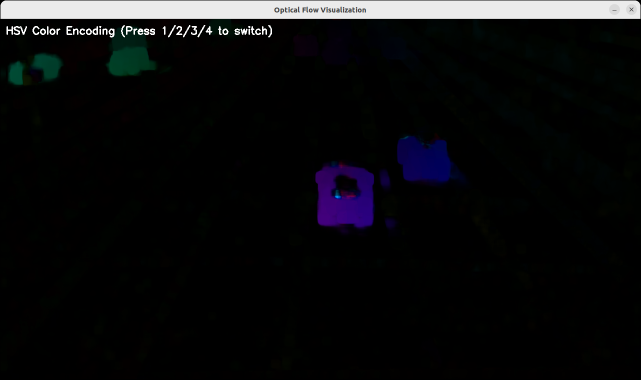
#> input picture Optical Flow/image-1.png, 1282 x 759 px (shown at 1/2 size)
$ python compute2frameflow.py image-1.png image-2.png --time_delta 1.0
#> lines starting #> are read from the running program, lines starting #| are printed output that depends on the picture
import cv2
import numpy as np
import matplotlib.pyplot as plt
from datetime import datetime

def calculate_optical_flow_with_timedelta(img1_path, img2_path, time_delta_sec, output_path=None, method='farneback', grid_step=20, scale=1.0):
    """
    计算考虑时间差的光流矢量场

    参数:
        img1_path: 第一张图片路径
        img2_path: 第二张图片路径
        time_delta_sec: 两帧时间差(秒)
        output_path: 输出路径(可选)
        method: 光流算法 ['farneback'|'lucas_kanade']
        grid_step: 网格采样步长(像素)
        scale: 箭头长度缩放系数
    """
#> called with img1_path = 'image-1.png', img2_path = 'image-2.png', time_delta_sec = 1, method = 'farneback', grid_step = 20, scale = 1
    # 读取图片并检查时间差有效性
    if time_delta_sec <= 0:
        raise ValueError("时间差必须为正数")

    img1 = cv2.imread(img1_path)
#> img1 is the input picture: shape (759, 1282, 3); mean B, G, R 14.8, 13.4, 13.1
    img2 = cv2.imread(img2_path)
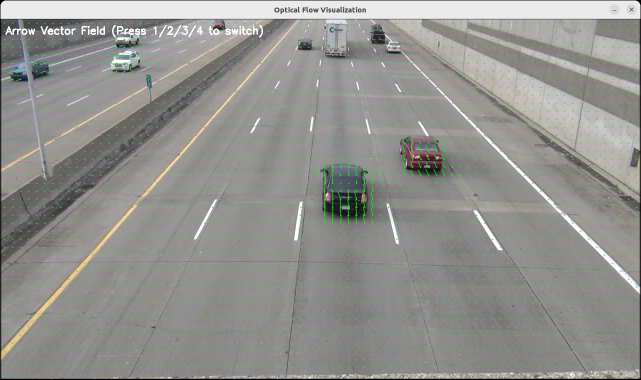
#> input picture Optical Flow/image-2.png, 1282 x 759 px (shown at 1/2 size)
#> img2 is the input picture: shape (759, 1282, 3); mean B, G, R 143.1, 146.3, 146.9
    if img1 is None or img2 is None:
        raise ValueError("无法读取图片")

    # 计算原始光流
    gray1 = cv2.cvtColor(img1, cv2.COLOR_BGR2GRAY)
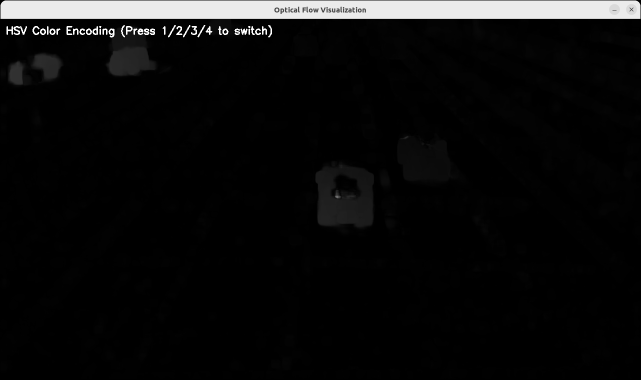
#> gray1: shape (759, 1282) (shown at 1/2 size); min 0, max 255, mean 13.5
    gray2 = cv2.cvtColor(img2, cv2.COLOR_BGR2GRAY)
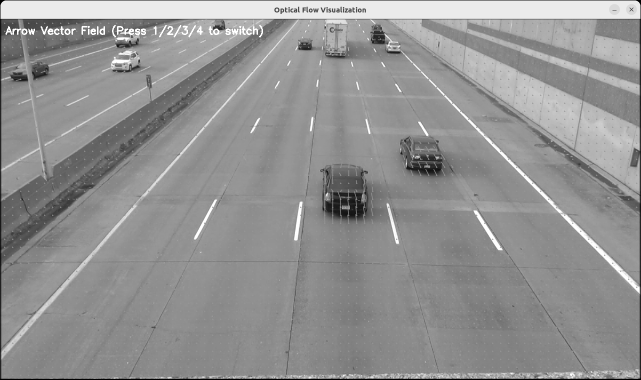
#> gray2: shape (759, 1282) (shown at 1/2 size); min 0, max 255, mean 146.1

    if method == 'farneback':
        flow = cv2.calcOpticalFlowFarneback(gray1, gray2, None, 0.5, 3, 15, 3, 5, 1.2, 0)
    elif method == 'lucas_kanade':
        p0 = cv2.goodFeaturesToTrack(gray1, maxCorners=500, qualityLevel=0.01, minDistance=7, blockSize=7)
        p1, st, _ = cv2.calcOpticalFlowPyrLK(gray1, gray2, p0, None)
        h, w = gray1.shape
        flow = np.zeros((h, w, 2), dtype=np.float32)
        for (x0, y0), (x1, y1) in zip(p0[st==1].reshape(-1,2), p1[st==1].reshape(-1,2)):
            flow[int(y0), int(x0)] = [x1-x0, y1-y0]
    else:
        raise ValueError("不支持的method参数")

    # 转换为速度场 (像素/秒)
    velocity_field = flow / time_delta_sec

    # 可视化
    h, w = flow.shape[:2]
#> h = 759; w = 1282
    y, x = np.mgrid[grid_step//2:h:grid_step, grid_step//2:w:grid_step]
    velocity_samples = velocity_field[y.astype(int), x.astype(int)]

    fig, ax = plt.subplots(figsize=(12, 8))
    ax.imshow(cv2.cvtColor(img1, cv2.COLOR_BGR2RGB))

    # 绘制带物理单位的矢量场
    quiver = ax.quiver(
        x, y,
        velocity_samples[..., 0], -velocity_samples[..., 1],  # 注意y轴反转
        angles='xy',
        scale_units='xy',
        scale=scale,
        color='red',
        width=0.003,
        headwidth=4,
        headlength=5
    )
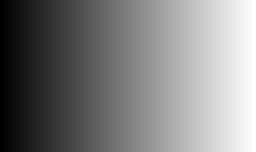
#> x: shape (38, 64) int64 (shown 4 times larger); min 10, max 1270, mean 640; drawn with min black and max white

    # 添加带物理单位的色标
    magnitudes = np.linalg.norm(velocity_samples, axis=2)
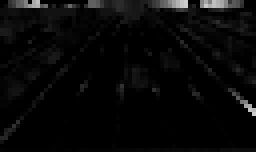
#> magnitudes: shape (38, 64) float32 (shown 4 times larger); min 2.71e-16, max 205.7, mean 8.6
    cbar = plt.colorbar(quiver, ax=ax, format='%.1f')
    cbar.set_label('Velocity (pixels/second)', rotation=270, labelpad=20)

    # 添加时间差标注
    ax.set_title(f"Optical Flow Velocity Field\nTime Delta: {time_delta_sec:.3f} seconds", pad=20)
    ax.axis('off')

    if output_path:
        plt.savefig(output_path, bbox_inches='tight', dpi=150)
        print(f"结果已保存到: {output_path}")
    else:
        plt.show()
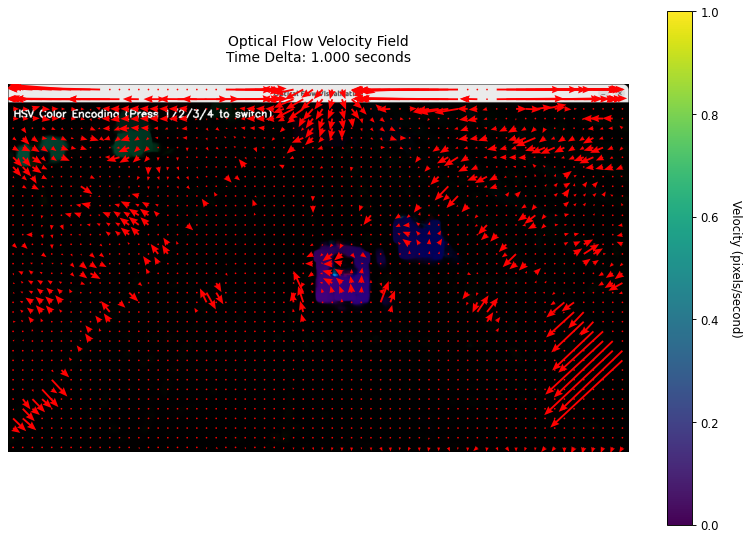
#> figure drawn by matplotlib, 2 panels

if __name__ == "__main__":
    import argparse
    parser = argparse.ArgumentParser(description='带时间差的光流矢量场计算')
    parser.add_argument('img1', help='第一帧图片路径')
    parser.add_argument('img2', help='第二帧图片路径')
    parser.add_argument('--time_delta', type=float, required=True, help='两帧时间差(秒)')
    parser.add_argument('--output', help='输出文件路径')
    parser.add_argument('--method', choices=['farneback', 'lucas_kanade'], default='farneback')
    parser.add_argument('--grid', type=int, default=20, help='网格采样步长(默认20)')
    parser.add_argument('--scale', type=float, default=1.0, help='箭头长度缩放系数(默认1.0)')

    args = parser.parse_args()

    calculate_optical_flow_with_timedelta(
        args.img1, args.img2,
        time_delta_sec=args.time_delta,
        output_path=args.output,
        method=args.method,
        grid_step=args.grid,
        scale=args.scale
    )
    # python compute2frameflow.py.py /data/EP01_2_frame_0.000s.jpg /data/EP01_2_frame_0.200s.jpg --output flow_result.jpg
